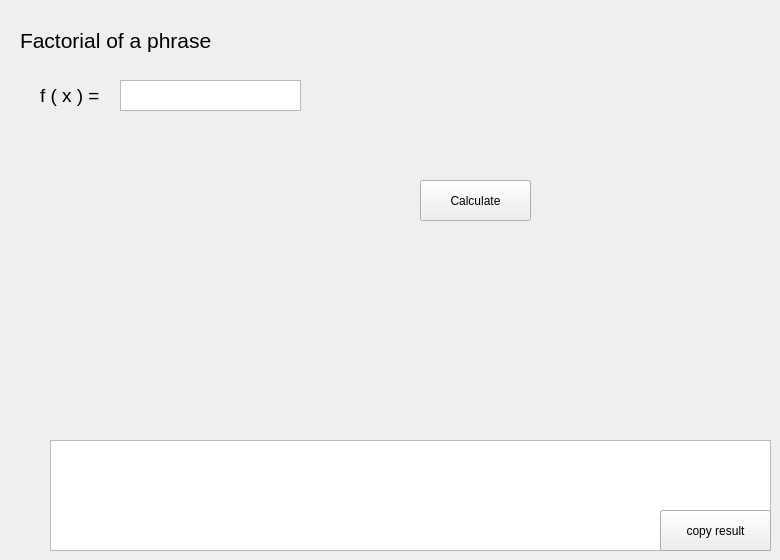
    <widget class="QWidget" name="tab_8">
     <attribute name="title">
      <string>Factorial</string>
     </attribute>
     <widget class="QLabel" name="label_21">
      <property name="enabled">
       <bool>true</bool>
      </property>
      <property name="geometry">
       <rect>
        <x>40</x>
        <y>80</y>
        <width>71</width>
        <height>31</height>
       </rect>
      </property>
      <property name="text">
       <string>&lt;!DOCTYPE HTML PUBLIC &quot;-//W3C//DTD HTML 4.0//EN&quot; &quot;http://www.w3.org/TR/REC-html40/strict.dtd&quot;&gt;
&lt;html&gt;&lt;head&gt;&lt;meta name=&quot;qrichtext&quot; content=&quot;1&quot; /&gt;&lt;style type=&quot;text/css&quot;&gt;
p, li { white-space: pre-wrap; }
&lt;/style&gt;&lt;/head&gt;&lt;body style=&quot; font-family:'Sans Serif'; font-size:9pt; font-weight:400; font-style:normal;&quot;&gt;
&lt;p style=&quot; margin-top:0px; margin-bottom:0px; margin-left:0px; margin-right:0px; -qt-block-indent:0; text-indent:0px;&quot;&gt;&lt;span style=&quot; font-size:14pt;&quot;&gt;f ( x ) =&lt;/span&gt;&lt;/p&gt;&lt;/body&gt;&lt;/html&gt;</string>
      </property>
     </widget>
     <widget class="QTextEdit" name="factorf">
      <property name="geometry">
       <rect>
        <x>120</x>
        <y>80</y>
        <width>181</width>
        <height>31</height>
       </rect>
      </property>
      <property name="inputMethodHints">
       <set>Qt::ImhNone</set>
      </property>
     </widget>
     <widget class="QTextEdit" name="factorResult">
      <property name="geometry">
       <rect>
        <x>50</x>
        <y>440</y>
        <width>721</width>
        <height>111</height>
       </rect>
      </property>
     </widget>
     <widget class="QPushButton" name="factorButton">
      <property name="geometry">
       <rect>
        <x>420</x>
        <y>180</y>
        <width>111</width>
        <height>41</height>
       </rect>
      </property>
      <property name="mouseTracking">
       <bool>false</bool>
      </property>
      <property name="text">
       <string>Calculate</string>
      </property>
     </widget>
     <widget class="QLabel" name="label_65">
      <property name="geometry">
       <rect>
        <x>20</x>
        <y>20</y>
        <width>221</width>
        <height>41</height>
       </rect>
      </property>
      <property name="text">
       <string>&lt;!DOCTYPE HTML PUBLIC &quot;-//W3C//DTD HTML 4.0//EN&quot; &quot;http://www.w3.org/TR/REC-html40/strict.dtd&quot;&gt;
&lt;html&gt;&lt;head&gt;&lt;meta name=&quot;qrichtext&quot; content=&quot;1&quot; /&gt;&lt;style type=&quot;text/css&quot;&gt;
p, li { white-space: pre-wrap; }
&lt;/style&gt;&lt;/head&gt;&lt;body style=&quot; font-family:'Sans Serif'; font-size:9pt; font-weight:400; font-style:normal;&quot;&gt;
&lt;p style=&quot; margin-top:12px; margin-bottom:12px; margin-left:0px; margin-right:0px; -qt-block-indent:0; text-indent:0px;&quot;&gt;&lt;span style=&quot; font-size:16pt;&quot;&gt;Factorial of a phrase&lt;/span&gt;&lt;/p&gt;&lt;/body&gt;&lt;/html&gt;</string>
      </property>
     </widget>
     <widget class="QPushButton" name="integralButton_copy_13">
      <property name="geometry">
       <rect>
        <x>660</x>
        <y>510</y>
        <width>111</width>
        <height>41</height>
       </rect>
      </property>
      <property name="text">
       <string>copy result</string>
      </property>
     </widget>
    </widget>
